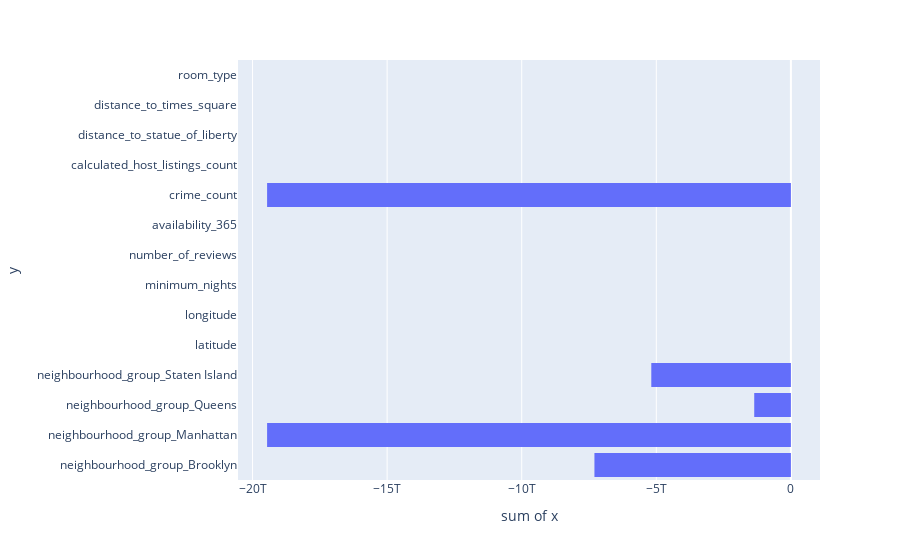

Notebook code cell kept with this figure:
### Code cell
import plotly.express as px
px.histogram(x=lin_reg.coef_, y=lin_reg.feature_names_in_)

### Figure 1 — Plotly figure (JSON) as saved in the notebook; plotly's stock layout.template omitted (floating-point values rounded to 4 significant figures)
{"data": [{"alignmentgroup": "True", "bingroup": "y", "histfunc": "sum", "hovertemplate": "sum of x=%{x}<br>y=%{y}<extra></extra>", "legendgroup": "", "marker": {"color": "#636efa", "pattern": {"shape": ""}}, "name": "", "offsetgroup": "", "orientation": "h", "showlegend": false, "type": "histogram", "x": [-7299000000000.0, -19460000000000.0, -1362000000000.0, -5186000000000.0, -82.56, 25.86, -204.2, -126.6, 67.4, -19460000000000.0, -38.19, -78.69, -139.4, -90.8], "xaxis": "x", "y": ["neighbourhood_group_Brooklyn", "neighbourhood_group_Manhattan", "neighbourhood_group_Queens", "neighbourhood_group_Staten Island", "latitude", "longitude", "minimum_nights", "number_of_reviews", "availability_365", "crime_count", "calculated_host_listings_count", "distance_to_statue_of_liberty", "distance_to_times_square", "room_type"], "yaxis": "y"}], "layout": {"barmode": "relative", "legend": {"tracegroupgap": 0}, "margin": {"t": 60}, "xaxis": {"anchor": "y", "domain": [0, 1], "title": {"text": "sum of x"}}, "yaxis": {"anchor": "x", "domain": [0, 1], "title": {"text": "y"}}}}
